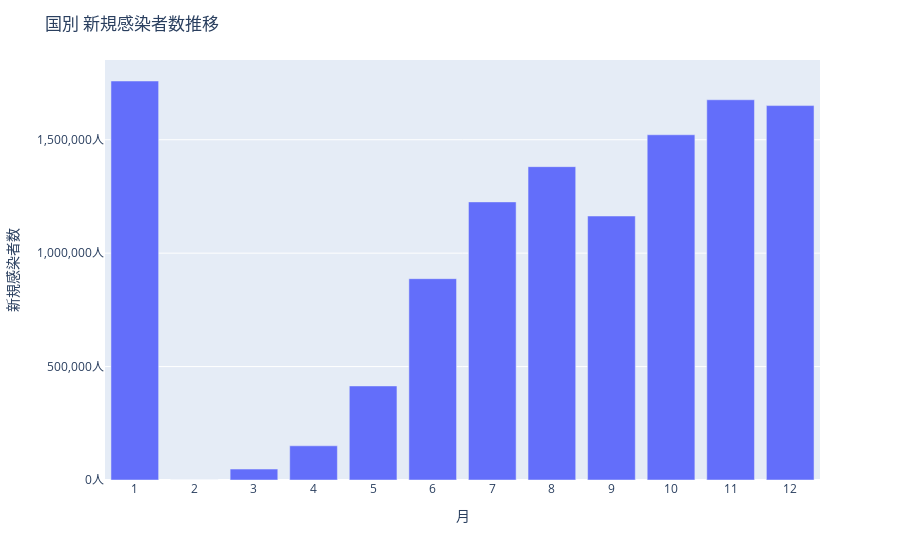

Notebook cell for this chart:
### Markdown cell above
### 棒グラフ

### Code cell
# 前処理（これをしないと細かい積み上げになる）
df_plot = df.groupby("month", as_index=False).sum()

# plot
fig = px.bar(df_plot, x="month", y="New_cases")
fig.update_layout(
    title='国別 新規感染者数推移',
    xaxis_title='月',
    yaxis_title='新規感染者数',
    # xaxis_tickformat="%Y-%m", # x軸_表示形式
    xaxis_tickvals=df['month'], 
    yaxis_tickformat = ',', # y_軸表示形式
    yaxis_dtick=500000, # y軸_表示間隔
    yaxis_ticksuffix = '人', # y軸_単位
    )
fig.show()

### Figure 1 — Plotly figure (JSON) as saved in the notebook; plotly's stock layout.template omitted (floating-point values rounded to 4 significant figures; data arrays with more than 128 entries replaced by an {"elided": "..."} marker saying what was removed)
{"data": [{"alignmentgroup": "True", "hovertemplate": "month=%{x}<br>New_cases=%{y}<extra></extra>", "legendgroup": "", "marker": {"color": "#636efa"}, "name": "", "offsetgroup": "", "orientation": "v", "showlegend": false, "textposition": "auto", "type": "bar", "x": [1, 2, 3, 4, 5, 6, 7, 8, 9, 10, 11, 12], "xaxis": "x", "y": [1758846, 56, 48171, 150719, 414650, 887428, 1225883, 1381195, 1163757, 1521789, 1676099, 1650506], "yaxis": "y"}], "layout": {"barmode": "relative", "legend": {"tracegroupgap": 0}, "margin": {"t": 60}, "title": {"text": "国別 新規感染者数推移"}, "xaxis": {"anchor": "y", "domain": [0, 1], "tickvals": {"elided": "781 int values"}, "title": {"text": "月"}}, "yaxis": {"anchor": "x", "domain": [0, 1], "dtick": 500000, "tickformat": ",", "ticksuffix": "人", "title": {"text": "新規感染者数"}}}}
